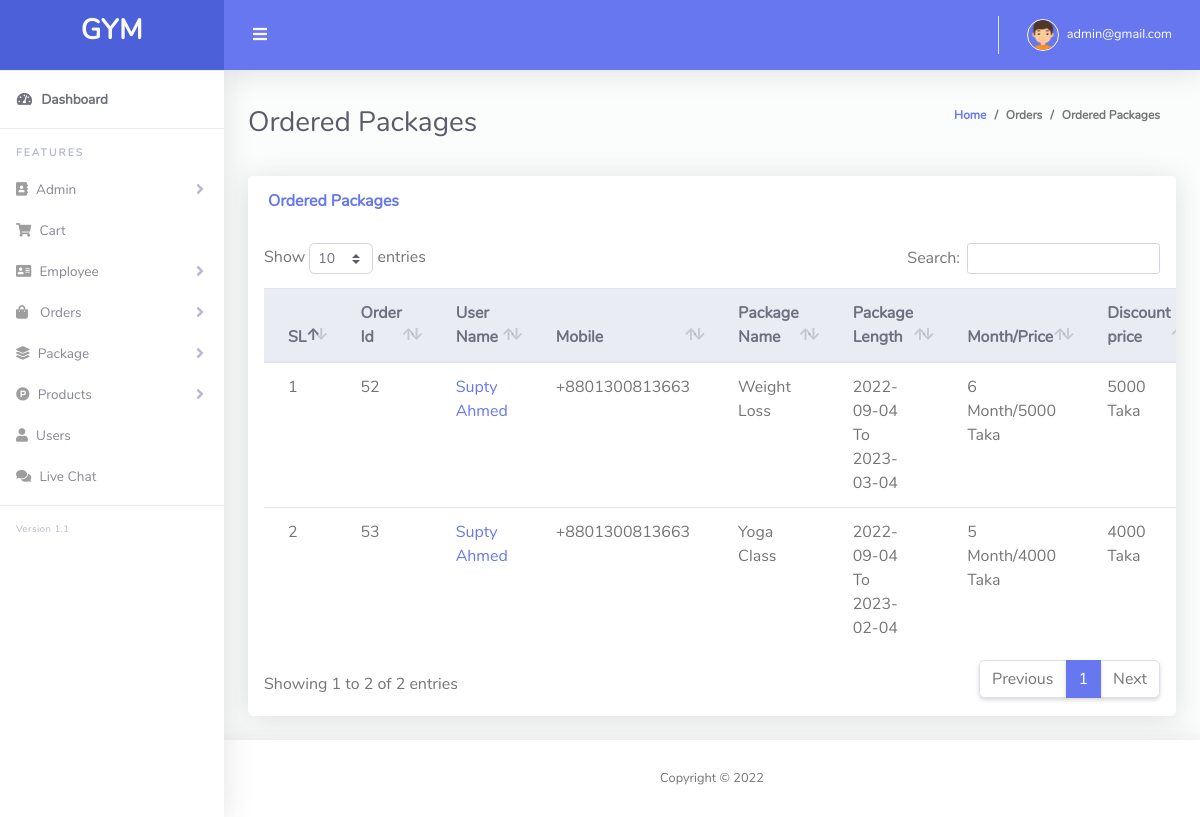
/admin/order.php (signed in), run on the app's committed database.
### tables this page shows
CREATE TABLE `order_table` (
  `order_id` int(11) NOT NULL,
  `mobile_no` varchar(150) NOT NULL,
  `product_id` int(11) DEFAULT NULL,
  `pack_id` int(11) DEFAULT NULL,
  `pack_price` int(11) DEFAULT NULL,
  `pack_month` varchar(20) DEFAULT NULL,
  `pack_discount` varchar(20) DEFAULT NULL,
  `status` int(11) NOT NULL DEFAULT 0,
  `created_at` date NOT NULL DEFAULT current_timestamp(),
  `trainer_id` int(11) DEFAULT NULL
);

CREATE TABLE `user_table` (
  `user_id` int(20) NOT NULL,
  `first_name` varchar(255) NOT NULL,
  `last_name` varchar(255) NOT NULL,
  `email` varchar(255) NOT NULL,
  `password` varchar(255) NOT NULL,
  `dob` varchar(255) NOT NULL,
  `gender` varchar(255) NOT NULL,
  `mobile` varchar(255) NOT NULL,
  `address` varchar(255) NOT NULL,
  `image` varchar(155) DEFAULT NULL,
  `flag` tinyint(10) NOT NULL DEFAULT 0,
  `otp` int(11) NOT NULL,
  `reg_at` timestamp NOT NULL DEFAULT current_timestamp()
);

CREATE TABLE `package_table` (
  `package_id` int(20) NOT NULL,
  `pack_name` varchar(255) NOT NULL,
  `details` text NOT NULL,
  `image` varchar(255) NOT NULL,
  `month` varchar(255) NOT NULL,
  `price` int(25) NOT NULL,
  `discount` int(25) NOT NULL,
  `del_pack` tinyint(10) NOT NULL DEFAULT 0
);

### Classes/DB.php (called while the page is built, shortened)
<?php
class DB
{
    public function connect(){
        $this->conn = new mysqli("localhost","root","","gym");
        if ($this->conn->connect_error) {
          die("Connection failed: " . $this->conn->connect_error);
        }
        else{
            return $msg =  "connected";
        }
    }
}

### Classes/PackageClass.php (called while the page is built, shortened)
<?php
include_once 'db.php';
class PackageClass extends DB
{
    public function viewOrderadmin(){
        $qry = "SELECT * FROM order_table
        LEFT JOIN employee_table ON order_table.trainer_id = employee_table.emp_id
        INNER JOIN package_table ON order_table.pack_id = package_table.package_id
        INNER JOIN user_table ON order_table.mobile_no = user_table.mobile
        LEFT JOIN product_table ON order_table.product_id = product_table.id
        ORDER by status ASC";
        $result = $this->conn->query($qry);
        return $result;
    }
}

### admin/order.php (the view, shortened to what this page needs)
<?php include 'layouts/header.php';
?>
<div class="container-fluid" id="container-wrapper">
  <div class="d-sm-flex align-items-center justify-content-between mb-4">
    <h1 class="h3 mb-0 text-gray-800">Ordered Packages</h1>
    <ol class="breadcrumb">
      <li class="breadcrumb-item"><a href="./">Home</a></li>
      <li class="breadcrumb-item">Orders</li>
      <li class="breadcrumb-item active" aria-current="page">Ordered Packages</li>
    </ol>
  </div>
  <div class="row">
    <div class="col-lg-12">
      <div class="card mb-4">
        <div class="card-header py-3 d-flex flex-row align-items-center justify-content-between">
          <h6 class="m-0 font-weight-bold text-primary">Ordered Packages</h6>
        </div>
        <div class="table-responsive p-3">
          <table class="table align-items-center table-flush" id="dataTable">
            <thead class="thead-light">
              <tr>
                <th>SL</th>
                <th>Order Id</th>
                <th>User Name</th>
                <th>Mobile</th>
                <th>Package Name</th>
                <th>Package Length</th>
                <th>Month/Price</th>
                <th>Discount price</th>
              </tr>
            </thead>
            <tbody>
              <?php
              $i = 0;
              $view = $pack->viewOrderadmin();
              foreach ($view as $value) {
                $i++;
              ?>
                <tr>
                  <td><?php echo $i; ?></td>
                  <td><?php echo $value['order_id']; ?></td>
                  <td><a href="singleuser.php?id=<?php echo $value['user_id']; ?>"><?php echo  $value['first_name'] . " " . $value['last_name']; ?></a></td>
                  <td><?php echo $value['mobile_no']; ?></td>
                  <td><?php echo $value['pack_name']; ?></td>
                  <td><?php echo $value['created_at'] . " To " . $effectiveDate = date('Y-m-d', strtotime("+" . $value['month'] . " months", strtotime($value['created_at']))); ?></td>
                  <td><?php echo $value['month'] . ' Month/' . $value['price']; ?> Taka</td>
                  <td><?php echo $value['price'] - ($value['price'] * ($value['discount'] / 100)); ?> Taka</td>
                </tr>
              <?php } ?>
            </tbody>
          </table>
        </div>
      </div>
    </div>
  </div>
</div>
<?php include 'layouts/footer.php'; ?>

### data on the page
order_table: order_id "52", user_table.first_name "Supty", user_table.last_name "Ahmed", mobile_no "+8801300813663", package_table.pack_name "Weight Loss", created_at "2022-09-04", created_at.month "2023-03-04", package_table.month "6", package_table.price "5000"
order_table: order_id "53", user_table.first_name "Supty", user_table.last_name "Ahmed", mobile_no "+8801300813663", package_table.pack_name "Yoga Class", created_at "2022-09-04", created_at.month "2023-02-04", package_table.month "5", package_table.price "4000"

### other printed values
$_SESSION['admin_email'] "admin@gmail.com"
